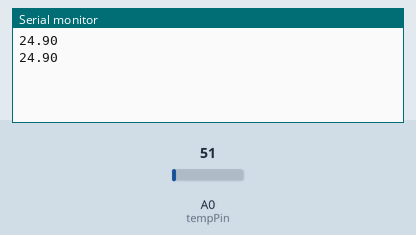
Simulated run of this sketch. Board: Arduino Uno, built with avr-gcc and run on an emulated ATmega328P. Shown: the last lines printed to the serial monitor. The inputs (shaded band) are chosen by the test bench; at power-on: A0 (tempPin) = 51.

Above: at 10.8 s.
10.9 s: A0 (tempPin) set to 61
At 20.7 s:
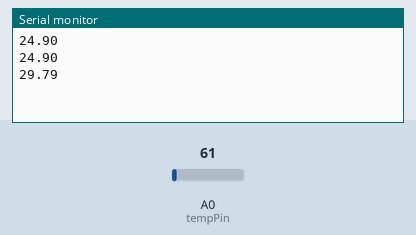
20.9 s: A0 (tempPin) set to 71
At 31.1 s:
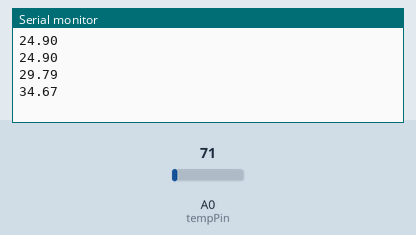
Timing chart, 0 to 32.6 s (numbered marks = the images above; inputs shaded):
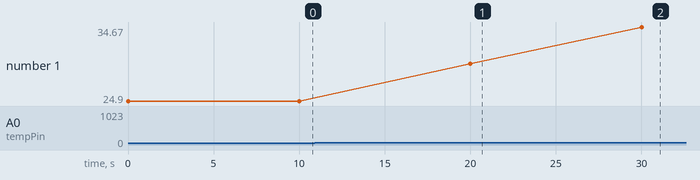

The sketch:

lm35_temp_monitor.ino
```cpp
float temp;
int tempPin = 0;

void setup()
{
 Serial.begin(9600);
}

void loop()
{
 temp = analogRead(tempPin);
 temp = temp * 0.48828125;
 Serial.print(temp);
 Serial.println();
 delay(10000);
}
```

Measured:
- after the input at 10.9 s, the serial monitor: prints a new line after 9.1 s (image 1)
- after the input at 20.9 s, the serial monitor: prints a new line after 9.1 s (image 2)
- plotted number 1: 24.9 → 29.79 after the input at 10.9 s, 29.79 → 34.67 after the input at 20.9 s
